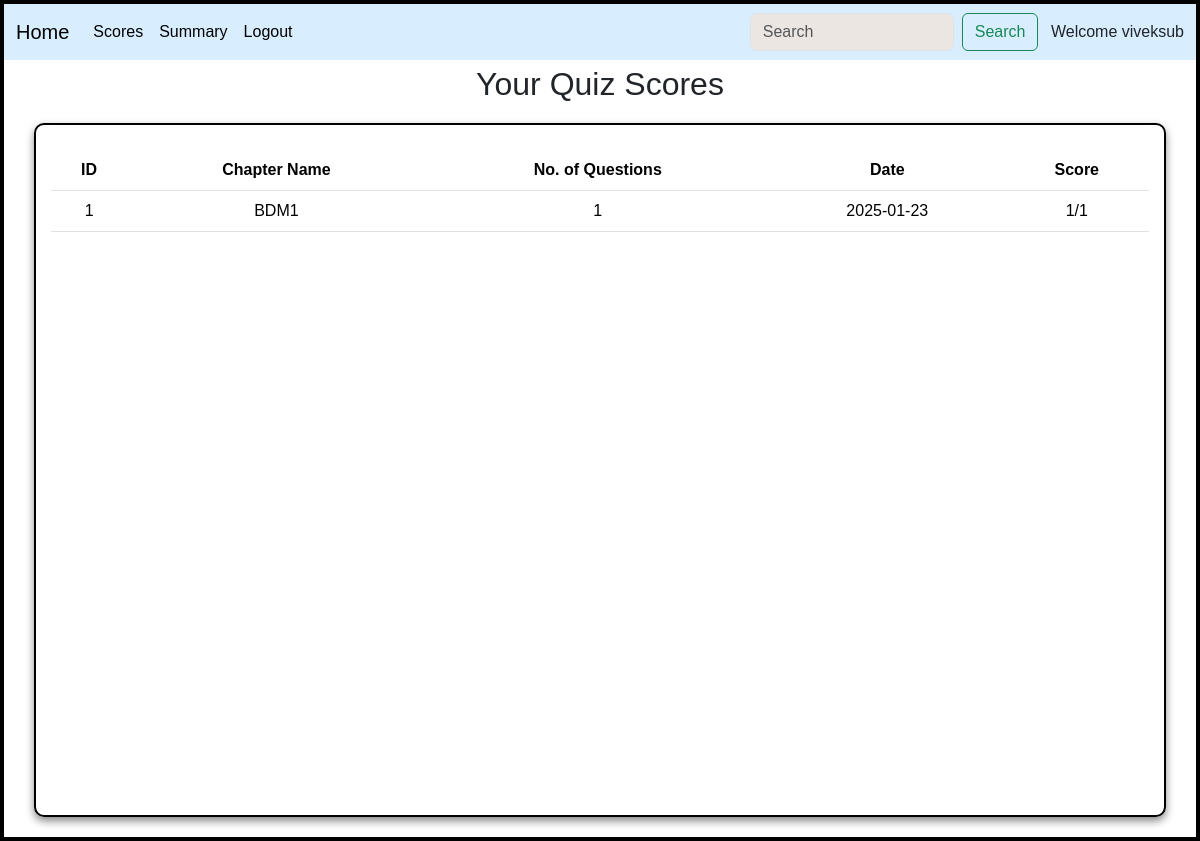
The app's page /scores/viveksub with its own data.
### application/models.py (models this page shows)
class User(db.Model):
    id = db.Column(db.Integer(), primary_key = True)
    username = db.Column(db.String(), nullable=False, unique = True)
    password = db.Column(db.String(), nullable = False)
    fullname = db.Column(db.String(), nullable=False)
    qualification = db.Column(db.String(), nullable=False)
    dob = db.Column(db.Date(),nullable = False)
    type = db.Column(db.String(), default="user")

class Score(db.Model):
    id = db.Column(db.Integer, primary_key=True)
    quiz_id = db.Column(db.Integer)
    chapter_name = db.Column(db.String())
    noq = db.Column(db.Integer)
    qdate = db.Column(db.Date())
    total_score = db.Column(db.Integer)
    user_id = db.Column(db.Integer)

### application/controllers.py (the view)
@app.route('/scores/<u_name>')
def scores(u_name):
    user = User.query.filter_by(username=u_name).first()
    score = Score.query.filter_by(user_id=user.id)
    return render_template('user_scores.html', u_name=u_name, score=score)

### templates/user_scores.html (shortened to what this page needs)
<!DOCTYPE html>
<html lang="en">
<head>
    <link rel="stylesheet" href="/static/style.css">
    <link href="https://cdn.jsdelivr.net/npm/bootstrap@5.3.3/dist/css/bootstrap.min.css" rel="stylesheet">
</head>
<body>
    <div id="main">
        <div id="canvas">
            <nav class="navbar navbar-expand-lg bg-body-dark" style="background-color: 	#d8eeff;">
                <div class="container-fluid">
                  <a class="navbar-brand" href="/user_dashboard?u_name={{ u_name }}">Home</a>
                  <div class="collapse navbar-collapse" id="navbarSupportedContent">
                    <ul class="navbar-nav me-auto mb-2 mb-lg-0">
                      <li class="nav-item">
                        <a class="nav-link active" aria-current="page" href="/scores/{{ u_name }}">Scores</a>
                      </li>
                      <li class="nav-item">
                        <a class="nav-link active" aria-current="page" href="#">Summary</a>
                      </li>
                      <li class="nav-item">
                        <a class="nav-link active" aria-current="page" href="#">Logout</a>
                      </li>
                    </ul>
                    <form class="d-flex" role="search">
                      <input class="form-control me-2" type="search" placeholder="Search" aria-label="Search" style="background-color: #ece6e3;">
                      <button class="btn btn-outline-success" type="submit">Search</button>
                    </form>
                  </div>
                  <a>&ensp; Welcome {{u_name}}</a>
                </div>
              </nav>
              <h2 style="text-align: center;margin-top: 5px;">Your Quiz Scores</h2>
              <div class="table-div" id="canvas">
                <table class="table table-hover" id="table-body">
                  <thead>
                    <tr>
                      <th scope="col">ID</th>
                      <th scope ="col">Chapter Name</th>
                      <th scope="col">No. of Questions</th>
                      <th scope="col">Date</th>
                      <th scope="col">Score</th>
                    </tr>
                  </thead>
                  <tbody>
                    {% for s in score %}
                      <tr>
                        <td>{{s.quiz_id}}</td>
                        <td>{{s.chapter_name}}</td>
                        <td>{{s.noq}}</td>
                        <td>{{s.qdate}}</td>
                        <td>{{s.total_score}}/{{s.noq}}</td>
                      </tr>
                    {% endfor %}
                  </tbody>
                </table>
              </div>
        </div>
    </div>
</body>
</html>

### static/style.css (style rules this page uses)
* { margin: 0px; font-family: 'Gill Sans', 'Gill Sans MT', Calibri, 'Trebuchet MS', sans-serif; }
#main, #canvas { border: 2px solid black; }
#canvas { margin: auto; min-height: 694px; position: relative; }
#table-body { margin-left: 5px; margin: auto; margin-top: 10px; text-align: center; }
.table-div { width: 95% !important; margin-top: 20px !important; margin-bottom: 20px !important; height: auto !important; border-radius: 10px; padding: 15px; box-shadow: 0 4px 8px rgba(0, 0, 0, 0.477); }
.table th, td { padding: 10px; text-align: center; }

### records on screen
User: username "viveksub"
Score: quiz_id "1", chapter_name "BDM1", noq "1", qdate "2025-01-23", total_score "1"
